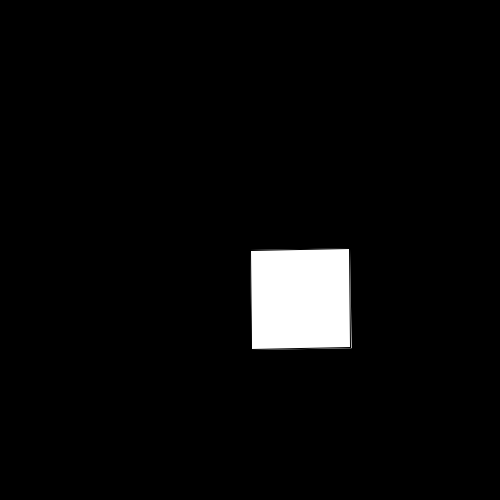
Frame 1 (no input)
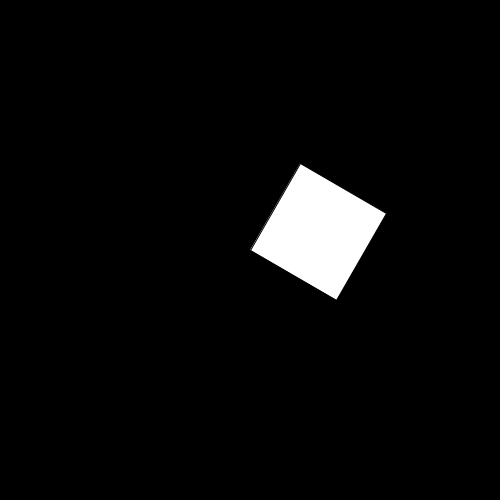
Frame 60 (the mouse pressed at the canvas centre just before this capture)
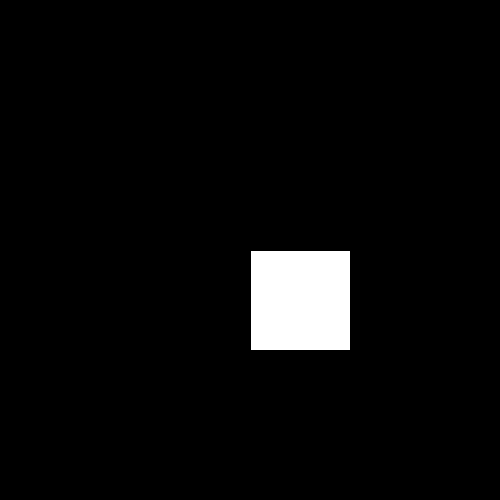
Frame 120 (the mouse held since frame 60 and released just before this capture)

The Processing sketch that drew these frames (run headless with seeded random() and noise(); from frame 60 on, the mouse is pressed at the canvas centre):

// Processing sketch: direccionRotacion
// ── direccionRotacion.pde
int dir = -1;
float rot = 0;

void setup(){
  size(500,500);
}

void draw(){
  background(0);
  rot += 1 * dir;
  pushMatrix();
  translate(width/2, height/2);
  rotate(radians(rot));
  rect(0,0,100,100); 
  popMatrix();
}

void mousePressed(){
 dir = dir * -1;
}
